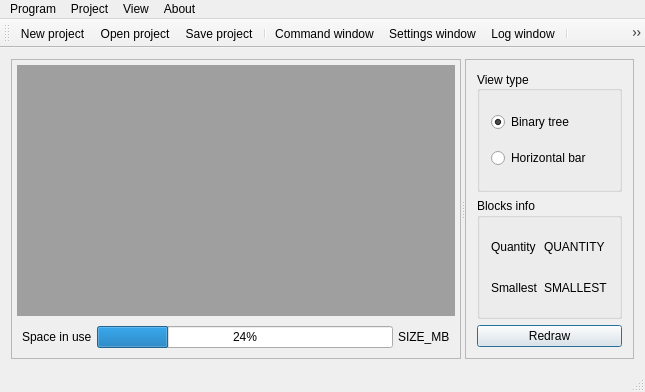
<?xml version="1.0" encoding="UTF-8"?>
<ui version="4.0">
 <class>WindowMain</class>
 <widget class="QMainWindow" name="WindowMain">
  <property name="geometry">
   <rect>
    <x>0</x>
    <y>0</y>
    <width>645</width>
    <height>392</height>
   </rect>
  </property>
  <property name="windowTitle">
   <string>Buddy Memory Management Algorithm Simulator</string>
  </property>
  <property name="windowIcon">
   <iconset resource="resources.qrc">
    <normaloff>:/img/icon-set/svg/photos.svg</normaloff>:/img/icon-set/svg/photos.svg</iconset>
  </property>
  <widget class="QWidget" name="widget">
   <layout class="QGridLayout" name="gridLayout">
    <item row="0" column="0">
     <widget class="QSplitter" name="splitter">
      <property name="orientation">
       <enum>Qt::Horizontal</enum>
      </property>
      <widget class="QFrame" name="frame_3">
       <property name="frameShape">
        <enum>QFrame::StyledPanel</enum>
       </property>
       <property name="frameShadow">
        <enum>QFrame::Raised</enum>
       </property>
       <layout class="QGridLayout" name="gridLayout_3">
        <property name="leftMargin">
         <number>5</number>
        </property>
        <property name="topMargin">
         <number>5</number>
        </property>
        <property name="rightMargin">
         <number>5</number>
        </property>
        <property name="bottomMargin">
         <number>5</number>
        </property>
        <property name="spacing">
         <number>5</number>
        </property>
        <item row="0" column="0">
         <widget class="QMdiArea" name="mdi">
          <property name="sizePolicy">
           <sizepolicy hsizetype="Expanding" vsizetype="Expanding">
            <horstretch>0</horstretch>
            <verstretch>0</verstretch>
           </sizepolicy>
          </property>
         </widget>
        </item>
        <item row="1" column="0">
         <widget class="QFrame" name="frame_4">
          <property name="enabled">
           <bool>true</bool>
          </property>
          <property name="sizePolicy">
           <sizepolicy hsizetype="Expanding" vsizetype="Expanding">
            <horstretch>0</horstretch>
            <verstretch>0</verstretch>
           </sizepolicy>
          </property>
          <property name="frameShape">
           <enum>QFrame::NoFrame</enum>
          </property>
          <property name="frameShadow">
           <enum>QFrame::Raised</enum>
          </property>
          <layout class="QGridLayout" name="gridLayout_2">
           <property name="leftMargin">
            <number>5</number>
           </property>
           <property name="topMargin">
            <number>5</number>
           </property>
           <property name="rightMargin">
            <number>5</number>
           </property>
           <property name="bottomMargin">
            <number>5</number>
           </property>
           <property name="spacing">
            <number>5</number>
           </property>
           <item row="0" column="0">
            <widget class="QLabel" name="label">
             <property name="text">
              <string>Space in use</string>
             </property>
            </widget>
           </item>
           <item row="0" column="1">
            <widget class="QProgressBar" name="progressBar">
             <property name="value">
              <number>24</number>
             </property>
            </widget>
           </item>
           <item row="0" column="2">
            <widget class="QLabel" name="spaceInUseLabel">
             <property name="text">
              <string>SIZE_MB</string>
             </property>
            </widget>
           </item>
          </layout>
         </widget>
        </item>
       </layout>
       <zorder>frame_4</zorder>
       <zorder>mdi</zorder>
      </widget>
      <widget class="QFrame" name="frame_2">
       <property name="enabled">
        <bool>true</bool>
       </property>
       <property name="frameShape">
        <enum>QFrame::StyledPanel</enum>
       </property>
       <property name="frameShadow">
        <enum>QFrame::Raised</enum>
       </property>
       <layout class="QGridLayout" name="gridLayout_5">
        <item row="1" column="0">
         <widget class="QGroupBox" name="groupBox_2">
          <property name="title">
           <string>Blocks info</string>
          </property>
          <property name="flat">
           <bool>false</bool>
          </property>
          <layout class="QGridLayout" name="gridLayout_6">
           <item row="0" column="0">
            <widget class="QLabel" name="label_2">
             <property name="text">
              <string>Quantity</string>
             </property>
            </widget>
           </item>
           <item row="0" column="1">
            <widget class="QLabel" name="blocksQuantityLabel">
             <property name="text">
              <string>QUANTITY</string>
             </property>
            </widget>
           </item>
           <item row="1" column="0">
            <widget class="QLabel" name="label_3">
             <property name="text">
              <string>Smallest</string>
             </property>
            </widget>
           </item>
           <item row="1" column="1">
            <widget class="QLabel" name="blockMinSizeLabel">
             <property name="text">
              <string>SMALLEST</string>
             </property>
            </widget>
           </item>
          </layout>
         </widget>
        </item>
        <item row="0" column="0">
         <widget class="QGroupBox" name="groupBox">
          <property name="title">
           <string>View type</string>
          </property>
          <property name="alignment">
           <set>Qt::AlignLeading|Qt::AlignLeft|Qt::AlignVCenter</set>
          </property>
          <property name="flat">
           <bool>false</bool>
          </property>
          <property name="checkable">
           <bool>false</bool>
          </property>
          <layout class="QGridLayout" name="gridLayout_4">
           <item row="0" column="0">
            <widget class="QRadioButton" name="viewTypeBinaryTree">
             <property name="text">
              <string>Binary tree</string>
             </property>
             <property name="checked">
              <bool>true</bool>
             </property>
            </widget>
           </item>
           <item row="1" column="0">
            <widget class="QRadioButton" name="viewTypeHorizontalBar">
             <property name="text">
              <string>Horizontal bar</string>
             </property>
            </widget>
           </item>
          </layout>
         </widget>
        </item>
        <item row="2" column="0">
         <widget class="QPushButton" name="redrawButton">
          <property name="text">
           <string>Redraw</string>
          </property>
          <property name="default">
           <bool>true</bool>
          </property>
          <property name="flat">
           <bool>false</bool>
          </property>
         </widget>
        </item>
       </layout>
      </widget>
     </widget>
    </item>
   </layout>
  </widget>
  <widget class="QMenuBar" name="menuBar">
   <property name="geometry">
    <rect>
     <x>0</x>
     <y>0</y>
     <width>645</width>
     <height>28</height>
    </rect>
   </property>
   <widget class="QMenu" name="menuProgram">
    <property name="title">
     <string>Program</string>
    </property>
    <addaction name="actionExit"/>
   </widget>
   <widget class="QMenu" name="menuAbout">
    <property name="title">
     <string>About</string>
    </property>
    <addaction name="actionAboutProgram"/>
    <addaction name="actionAboutQt"/>
   </widget>
   <widget class="QMenu" name="menuProject">
    <property name="title">
     <string>Project</string>
    </property>
    <addaction name="actionNewProject"/>
    <addaction name="actionOpenProject"/>
    <addaction name="actionSaveProject"/>
   </widget>
   <widget class="QMenu" name="menuView">
    <property name="title">
     <string>View</string>
    </property>
    <widget class="QMenu" name="menuWindows">
     <property name="title">
      <string>Windows</string>
     </property>
     <addaction name="actionSettingsWindow"/>
     <addaction name="actionCommandWindow"/>
     <addaction name="actionLogWindow"/>
    </widget>
    <addaction name="menuWindows"/>
   </widget>
   <addaction name="menuProgram"/>
   <addaction name="menuProject"/>
   <addaction name="menuView"/>
   <addaction name="menuAbout"/>
  </widget>
  <widget class="QToolBar" name="toolBar">
   <attribute name="toolBarArea">
    <enum>TopToolBarArea</enum>
   </attribute>
   <attribute name="toolBarBreak">
    <bool>false</bool>
   </attribute>
   <addaction name="actionNewProject"/>
   <addaction name="actionOpenProject"/>
   <addaction name="actionSaveProject"/>
   <addaction name="separator"/>
   <addaction name="actionCommandWindow"/>
   <addaction name="actionSettingsWindow"/>
   <addaction name="actionLogWindow"/>
   <addaction name="separator"/>
   <addaction name="actionAboutProgram"/>
   <addaction name="actionAboutQt"/>
   <addaction name="separator"/>
   <addaction name="actionExit"/>
  </widget>
  <widget class="QStatusBar" name="statusBar"/>
  <action name="actionAboutProgram">
   <property name="icon">
    <iconset resource="resources.qrc">
     <normaloff>:/img/icon-set/svg/info.svg</normaloff>:/img/icon-set/svg/info.svg</iconset>
   </property>
   <property name="text">
    <string>About program</string>
   </property>
  </action>
  <action name="actionAboutQt">
   <property name="icon">
    <iconset resource="resources.qrc">
     <normaloff>:/img/icon-set/qt.svg</normaloff>:/img/icon-set/qt.svg</iconset>
   </property>
   <property name="text">
    <string>About Qt5.8</string>
   </property>
   <property name="shortcut">
    <string>Ctrl+A, Q</string>
   </property>
  </action>
  <action name="actionExit">
   <property name="icon">
    <iconset resource="resources.qrc">
     <normaloff>:/img/icon-set/svg/shutdown.svg</normaloff>:/img/icon-set/svg/shutdown.svg</iconset>
   </property>
   <property name="text">
    <string>Exit</string>
   </property>
   <property name="shortcut">
    <string>Ctrl+Q</string>
   </property>
  </action>
  <action name="actionNewProject">
   <property name="icon">
    <iconset resource="resources.qrc">
     <normaloff>:/img/icon-set/svg/add-1.svg</normaloff>:/img/icon-set/svg/add-1.svg</iconset>
   </property>
   <property name="text">
    <string>New project</string>
   </property>
   <property name="shortcut">
    <string>Ctrl+N</string>
   </property>
  </action>
  <action name="actionOpenProject">
   <property name="icon">
    <iconset resource="resources.qrc">
     <normaloff>:/img/icon-set/svg/file.svg</normaloff>:/img/icon-set/svg/file.svg</iconset>
   </property>
   <property name="text">
    <string>Open project</string>
   </property>
   <property name="shortcut">
    <string>Ctrl+O</string>
   </property>
  </action>
  <action name="actionSaveProject">
   <property name="icon">
    <iconset resource="resources.qrc">
     <normaloff>:/img/icon-set/svg/save.svg</normaloff>:/img/icon-set/svg/save.svg</iconset>
   </property>
   <property name="text">
    <string>Save project</string>
   </property>
   <property name="shortcut">
    <string>Ctrl+S</string>
   </property>
  </action>
  <action name="actionSettingsWindow">
   <property name="icon">
    <iconset resource="resources.qrc">
     <normaloff>:/img/icon-set/svg/controls-1.svg</normaloff>:/img/icon-set/svg/controls-1.svg</iconset>
   </property>
   <property name="text">
    <string>Settings window</string>
   </property>
   <property name="shortcut">
    <string>Ctrl+W, S</string>
   </property>
  </action>
  <action name="actionCommandWindow">
   <property name="icon">
    <iconset resource="resources.qrc">
     <normaloff>:/img/icon-set/svg/settings-2.svg</normaloff>:/img/icon-set/svg/settings-2.svg</iconset>
   </property>
   <property name="text">
    <string>Command window</string>
   </property>
   <property name="shortcut">
    <string>Ctrl+W, C</string>
   </property>
  </action>
  <action name="actionLogWindow">
   <property name="icon">
    <iconset resource="resources.qrc">
     <normaloff>:/img/icon-set/svg/archive-2.svg</normaloff>:/img/icon-set/svg/archive-2.svg</iconset>
   </property>
   <property name="text">
    <string>Log window</string>
   </property>
   <property name="shortcut">
    <string>Ctrl+W, L</string>
   </property>
  </action>
 </widget>
 <layoutdefault spacing="6" margin="11"/>
 <resources>
  <include location="resources.qrc"/>
 </resources>
 <connections/>
</ui>
